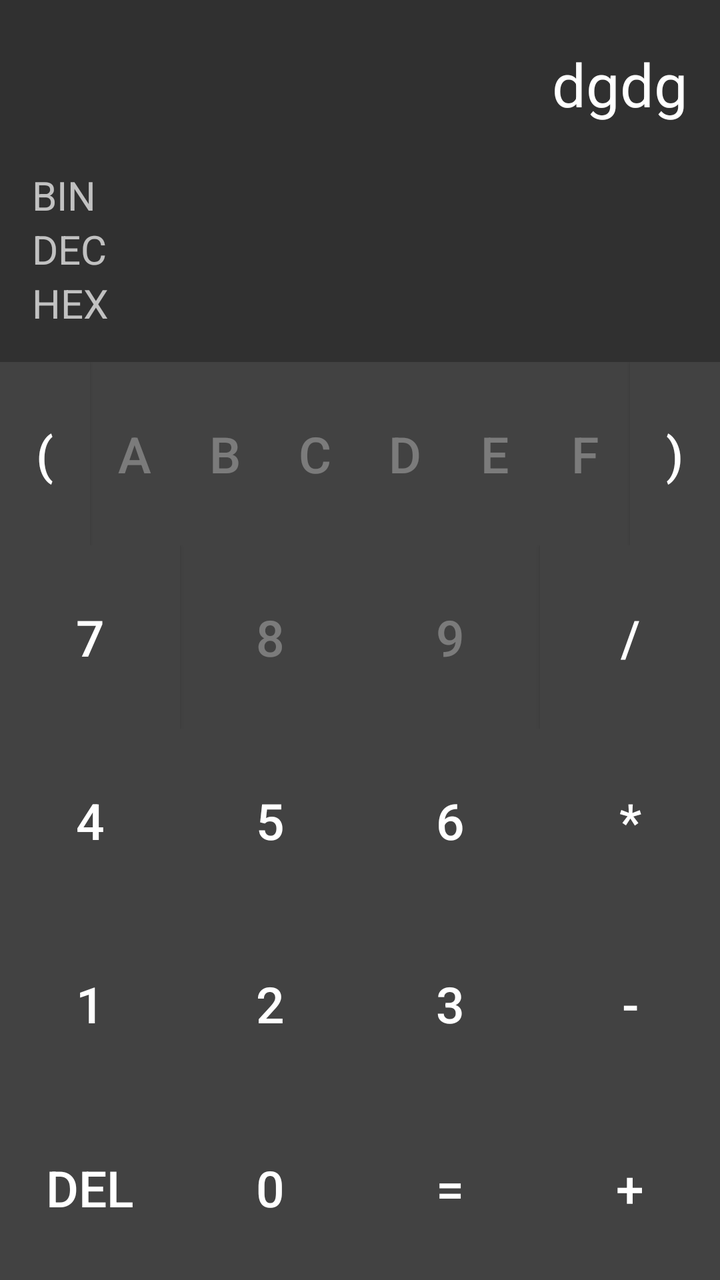
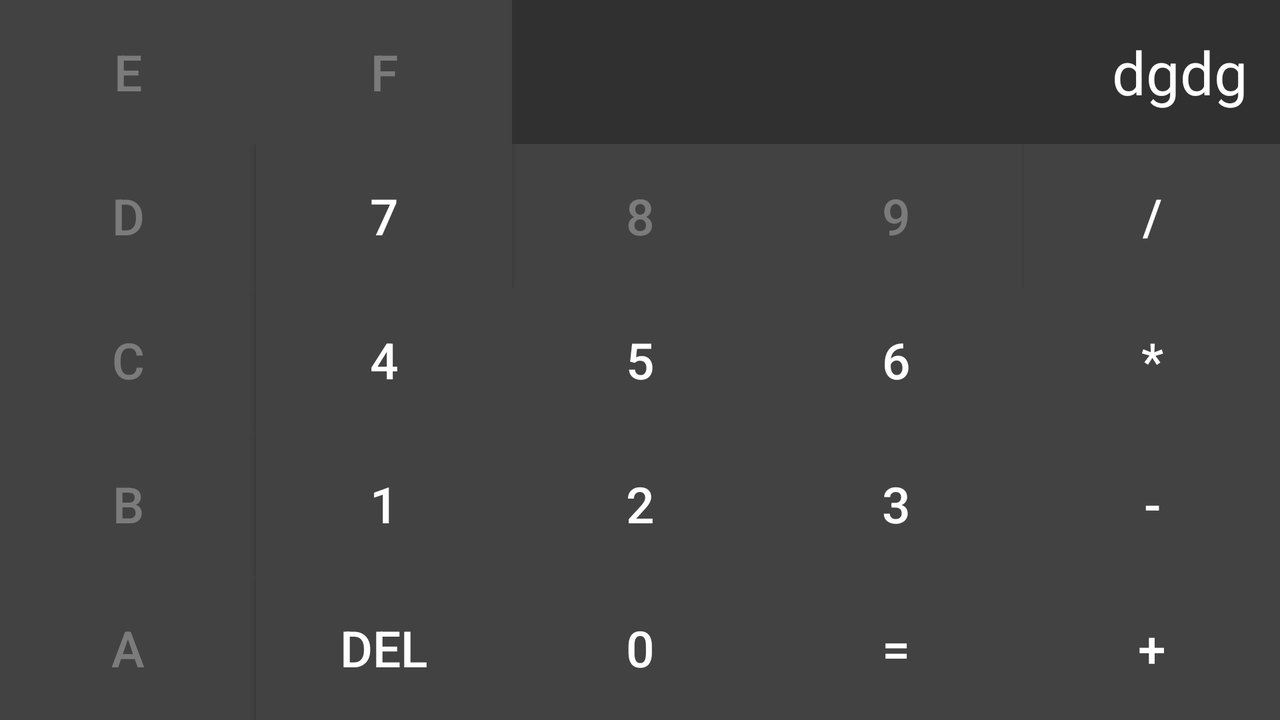

Compare how this app lays out the same screen by default and in its alternative resource folder. The renders come first, then the two layout files and the values they reference.
<!-- AndroidManifest.xml: application theme AppTheme.NoActionBar -->
<!-- res/layout/fragment_layout_program_oct.xml -->
<?xml version="1.0" encoding="utf-8"?>

<LinearLayout xmlns:android="http://schemas.android.com/apk/res/android"
              xmlns:tools="http://schemas.android.com/tools"
              xmlns:app="http://schemas.android.com/apk/res-auto"
              android:orientation="vertical"
              android:layout_width="match_parent"
              android:layout_height="match_parent">

    <LinearLayout
        android:id="@+id/linLayout"
        android:orientation="vertical"
        android:layout_width="match_parent"
        android:layout_height="wrap_content"
        android:layout_weight="1">

        <EditText
            android:inputType="textNoSuggestions"
            android:layout_width="match_parent"
            android:layout_height="wrap_content"
            android:layout_weight="1"
            tools:text="dgdg"
            android:id="@+id/editText"
            android:gravity="end|center_vertical"
            android:textSize="30sp"
            android:paddingRight="16dp"
            android:cursorVisible="false"
            android:focusable="false"
            android:background="@null"
            android:singleLine="true"/>

        <LinearLayout
            android:orientation="horizontal"
            android:layout_width="match_parent"
            android:layout_height="wrap_content">

            <TextView
                android:freezesText="true"
                android:id="@+id/textViewBin"
                android:text="BIN   "
                android:paddingLeft="16dp"
                android:textSize="20sp"
                android:layout_width="wrap_content"
                android:layout_height="wrap_content"/>

            <EditText
                android:id="@+id/editTextBin"
                android:textSize="20sp"
                android:inputType="textNoSuggestions"
                android:layout_width="match_parent"
                android:layout_height="wrap_content"
                android:paddingRight="16dp"
                android:cursorVisible="false"
                android:focusable="false"
                android:background="@null"
                android:singleLine="true"/>

        </LinearLayout>

        <LinearLayout
            android:orientation="horizontal"
            android:layout_width="match_parent"
            android:layout_height="wrap_content">

            <TextView
                android:freezesText="true"
                android:id="@+id/textViewDec"
                android:text="DEC   "
                android:paddingLeft="16dp"
                android:textSize="20sp"
                android:layout_width="wrap_content"
                android:layout_height="wrap_content"/>

            <EditText
                android:id="@+id/editTextDec"
                android:textSize="20sp"
                android:inputType="textNoSuggestions"
                android:layout_width="match_parent"
                android:layout_height="wrap_content"
                android:paddingRight="16dp"
                android:cursorVisible="false"
                android:focusable="false"
                android:background="@null"
                android:singleLine="true"/>

        </LinearLayout>

        <LinearLayout
            android:orientation="horizontal"
            android:layout_width="match_parent"
            android:layout_height="wrap_content">

            <TextView
                android:layout_marginBottom="16dp"
                android:freezesText="true"
                android:id="@+id/textViewHex"
                android:text="HEX   "
                android:paddingLeft="16dp"
                android:textSize="20sp"
                android:layout_width="wrap_content"
                android:layout_height="wrap_content"/>

            <EditText
                android:id="@+id/editTextHex"
                android:textSize="20sp"
                android:inputType="textNoSuggestions"
                android:layout_width="match_parent"
                android:layout_height="wrap_content"
                android:paddingRight="16dp"
                android:cursorVisible="false"
                android:focusable="false"
                android:background="@null"
                android:singleLine="true"/>

        </LinearLayout>

    </LinearLayout>

    <LinearLayout
        android:layout_weight="1"
        android:orientation="horizontal"
        android:layout_width="match_parent"
        android:layout_height="wrap_content">

        <Button
            android:id="@+id/btnOpen"
            android:text="("
            android:layout_weight="1"
            android:textSize="25sp"
            android:layout_width="0dp"
            android:layout_height="match_parent"
            />

        <Button
            android:enabled="false"
            android:id="@+id/btnA"
            android:text="A"
            android:textSize="25sp"
            android:layout_width="0dp"
            android:layout_height="match_parent"
            android:layout_weight="1"/>

        <Button
            android:enabled="false"
            android:id="@+id/btnB"
            android:text="B"
            android:textSize="25sp"
            android:layout_width="0dp"
            android:scrollHorizontally="true"
            android:layout_height="match_parent"
            android:layout_weight="1"/>

        <Button
            android:enabled="false"
            android:id="@+id/btnC"
            android:text="C"
            android:textSize="25sp"
            android:layout_width="0dp"
            android:layout_height="match_parent"
            android:layout_weight="1"/>

        <Button
            android:enabled="false"
            android:id="@+id/btnD"
            android:text="D"
            android:textSize="25sp"
            android:layout_width="0dp"
            android:scrollHorizontally="true"
            android:layout_height="match_parent"
            android:layout_weight="1"/>

        <Button
            android:enabled="false"
            android:id="@+id/btnE"
            android:text="E"
            android:textSize="25sp"
            android:layout_width="0dp"
            android:layout_height="match_parent"
            android:layout_weight="1"/>

        <Button
            android:enabled="false"
            android:layout_weight="1"
            android:layout_width="0dp"
            android:layout_height="match_parent"
            android:text="F"
            android:textSize="25sp"
            android:id="@+id/btnF"/>

        <Button
            android:id="@+id/btnClose"
            android:text=")"
            android:textSize="25sp"
            android:layout_weight="1"
            android:layout_width="0dp"
            android:layout_height="match_parent"
            />

    </LinearLayout>

    <LinearLayout
        android:layout_weight="1"
        android:orientation="horizontal"
        android:layout_width="match_parent"
        android:layout_height="wrap_content">

        <Button

            android:layout_width="wrap_content"
            android:layout_height="match_parent"
            android:layout_weight="1"
            android:id="@+id/btn7"
            android:textSize="25sp"
            android:text="7"/>

        <Button
            android:enabled="false"
            android:layout_width="wrap_content"
            android:layout_height="match_parent"
            android:layout_weight="1"
            android:text="8"
            android:textSize="25sp"
            android:id="@+id/btn8"/>

        <Button
            android:enabled="false"
            android:layout_width="wrap_content"
            android:layout_height="match_parent"
            android:layout_weight="1"
            android:text="9"
            android:textSize="25sp"
            android:id="@+id/btn9"/>
        <Button
            android:textSize="25sp"
            android:layout_width="wrap_content"
            android:layout_weight="1"
            android:layout_height="match_parent"
            android:text="/"
            android:id="@+id/btnDivide"/>

    </LinearLayout>

    <LinearLayout
        android:layout_weight="1"
        android:orientation="horizontal"
        android:layout_width="match_parent"
        android:layout_height="wrap_content">

        <Button

            android:textSize="25sp"
            android:layout_width="wrap_content"
            android:layout_weight="1"
            android:layout_height="match_parent"
            android:id="@+id/btn4"
            android:text="4"/>

        <Button

            android:textSize="25sp"
            android:layout_width="wrap_content"
            android:layout_height="match_parent"
            android:layout_weight="1"
            android:text="5"
            android:id="@+id/btn5"/>

        <Button

            android:textSize="25sp"
            android:layout_width="wrap_content"
            android:layout_weight="1"
            android:layout_height="match_parent"
            android:text="6"
            android:id="@+id/btn6"/>

        <Button
            android:textSize="25sp"
            android:layout_width="wrap_content"
            android:layout_weight="1"
            android:layout_height="match_parent"
            android:text="*"
            android:id="@+id/btnX"/>

    </LinearLayout>

    <LinearLayout
        android:layout_weight="1"
        android:orientation="horizontal"
        android:layout_width="match_parent"
        android:layout_height="wrap_content">

        <Button
            android:textSize="25sp"
            android:layout_width="wrap_content"
            android:layout_height="match_parent"
            android:layout_weight="1"
            android:id="@+id/btn1"
            android:text="1"/>

        <Button

            android:textSize="25sp"
            android:layout_width="wrap_content"
            android:layout_height="match_parent"
            android:layout_weight="1"
            android:text="2"
            android:id="@+id/btn2"/>

        <Button

            android:textSize="25sp"
            android:layout_width="wrap_content"
            android:layout_weight="1"
            android:layout_height="match_parent"
            android:text="3"
            android:id="@+id/btn3"/>

        <Button
            android:textSize="25sp"
            android:layout_width="wrap_content"
            android:layout_weight="1"
            android:layout_height="match_parent"
            android:text="-"
            android:id="@+id/btnMinus"/>

    </LinearLayout>

    <LinearLayout
        android:layout_weight="1"
        android:orientation="horizontal"
        android:layout_width="match_parent"
        android:layout_height="wrap_content">

        <Button
            android:textSize="25sp"
            android:layout_width="wrap_content"
            android:layout_height="match_parent"
            android:layout_weight="1"
            android:id="@+id/btnDel"
            android:text="Del"/>

        <Button
            android:textSize="25sp"
            android:layout_width="wrap_content"
            android:layout_height="match_parent"
            android:layout_weight="1"
            android:text="0"
            android:id="@+id/btn0"/>

        <Button
            android:textSize="25sp"
            android:layout_width="wrap_content"
            android:layout_height="match_parent"
            android:layout_weight="1"
            android:text="="
            android:id="@+id/btnEqual"/>
        <Button
            android:textSize="25sp"
            android:layout_width="wrap_content"
            android:layout_height="match_parent"
            android:layout_weight="1"
            android:text="+"
            android:id="@+id/btnPlus"/>

    </LinearLayout>

</LinearLayout>
<!-- resources referenced by this layout -->
<resources>
  <style name="AppTheme.NoActionBar">
          <item name="windowActionBar">false</item>
          <item name="windowNoTitle">true</item>
      </style>
</resources>
<!-- res/layout-land/fragment_layout_program_oct.xml (the repository's variant of the layout above) -->
<!-- drawn on the phone turned sideways -->
<?xml version="1.0" encoding="utf-8"?>
<LinearLayout xmlns:android="http://schemas.android.com/apk/res/android"
              xmlns:tools="http://schemas.android.com/tools"
              xmlns:app="http://schemas.android.com/apk/res-auto"
              android:orientation="vertical"
              android:layout_width="match_parent"
              android:layout_height="match_parent">

    <LinearLayout
        android:layout_weight="1"
        android:orientation="horizontal"
        android:layout_width="match_parent"
        android:layout_height="wrap_content">

        <Button
            android:enabled="false"
            android:id="@+id/btnE"
            android:text="E"
            android:textSize="25sp"
            android:layout_width="0dp"
            android:layout_height="match_parent"
            android:layout_weight="1"/>

        <Button
            android:enabled="false"
            android:layout_weight="1"
            android:layout_width="0dp"
            android:layout_height="match_parent"
            android:text="F"
            android:textSize="25sp"
            android:id="@+id/btnF"/>

        <EditText
            android:inputType="textNoSuggestions"
            android:layout_width="0dp"
            android:layout_height="match_parent"
            android:layout_weight="3"
            tools:text="dgdg"
            android:id="@+id/editText"
            android:gravity="end|center_vertical"
            android:textSize="30sp"
            android:paddingRight="16dp"
            android:cursorVisible="false"
            android:focusable="false"
            android:background="@null"
            android:singleLine="true"/>

    </LinearLayout>

    <LinearLayout
        android:layout_weight="1"
        android:orientation="horizontal"
        android:layout_width="match_parent"
        android:layout_height="wrap_content">

        <Button
            android:enabled="false"
            android:id="@+id/btnD"
            android:text="D"
            android:textSize="25sp"
            android:layout_width="wrap_content"
            android:scrollHorizontally="true"
            android:layout_height="match_parent"
            android:layout_weight="1"/>

        <Button

            android:layout_width="wrap_content"
            android:layout_height="match_parent"
            android:layout_weight="1"
            android:id="@+id/btn7"
            android:textSize="25sp"
            android:text="7"/>

        <Button
            android:enabled="false"
            android:layout_width="wrap_content"
            android:layout_height="match_parent"
            android:layout_weight="1"
            android:text="8"
            android:textSize="25sp"
            android:id="@+id/btn8"/>

        <Button
            android:enabled="false"
            android:layout_width="wrap_content"
            android:layout_height="match_parent"
            android:layout_weight="1"
            android:text="9"
            android:textSize="25sp"
            android:id="@+id/btn9"/>
        <Button
            android:textSize="25sp"
            android:layout_width="wrap_content"
            android:layout_weight="1"
            android:layout_height="match_parent"
            android:text="/"
            android:id="@+id/btnDivide"/>

    </LinearLayout>

    <LinearLayout
        android:layout_weight="1"
        android:orientation="horizontal"
        android:layout_width="match_parent"
        android:layout_height="wrap_content">

        <Button
            android:enabled="false"
            android:id="@+id/btnC"
            android:text="C"
            android:textSize="25sp"
            android:layout_width="wrap_content"
            android:layout_height="match_parent"
            android:layout_weight="1"/>

        <Button

            android:textSize="25sp"
            android:layout_width="wrap_content"
            android:layout_weight="1"
            android:layout_height="match_parent"
            android:id="@+id/btn4"
            android:text="4"/>

        <Button

            android:textSize="25sp"
            android:layout_width="wrap_content"
            android:layout_height="match_parent"
            android:layout_weight="1"
            android:text="5"
            android:id="@+id/btn5"/>

        <Button

            android:textSize="25sp"
            android:layout_width="wrap_content"
            android:layout_weight="1"
            android:layout_height="match_parent"
            android:text="6"
            android:id="@+id/btn6"/>

        <Button
            android:textSize="25sp"
            android:layout_width="wrap_content"
            android:layout_weight="1"
            android:layout_height="match_parent"
            android:text="*"
            android:id="@+id/btnX"/>

    </LinearLayout>

    <LinearLayout
        android:layout_weight="1"
        android:orientation="horizontal"
        android:layout_width="match_parent"
        android:layout_height="wrap_content">

        <Button
            android:enabled="false"
            android:id="@+id/btnB"
            android:text="B"
            android:textSize="25sp"
            android:layout_width="wrap_content"
            android:scrollHorizontally="true"
            android:layout_height="match_parent"
            android:layout_weight="1"/>

        <Button
            android:textSize="25sp"
            android:layout_width="wrap_content"
            android:layout_height="match_parent"
            android:layout_weight="1"
            android:id="@+id/btn1"
            android:text="1"/>

        <Button

            android:textSize="25sp"
            android:layout_width="wrap_content"
            android:layout_height="match_parent"
            android:layout_weight="1"
            android:text="2"
            android:id="@+id/btn2"/>

        <Button

            android:textSize="25sp"
            android:layout_width="wrap_content"
            android:layout_weight="1"
            android:layout_height="match_parent"
            android:text="3"
            android:id="@+id/btn3"/>

        <Button
            android:textSize="25sp"
            android:layout_width="wrap_content"
            android:layout_weight="1"
            android:layout_height="match_parent"
            android:text="-"
            android:id="@+id/btnMinus"/>

    </LinearLayout>

    <LinearLayout
        android:layout_weight="1"
        android:orientation="horizontal"
        android:layout_width="match_parent"
        android:layout_height="wrap_content">

        <Button
            android:enabled="false"
            android:id="@+id/btnA"
            android:text="A"
            android:textSize="25sp"
            android:layout_width="wrap_content"
            android:layout_height="match_parent"
            android:layout_weight="1"/>

        <Button
            android:textSize="25sp"
            android:layout_width="wrap_content"
            android:layout_height="match_parent"
            android:layout_weight="1"
            android:id="@+id/btnDel"
            android:text="Del"/>

        <Button
            android:textSize="25sp"
            android:layout_width="wrap_content"
            android:layout_height="match_parent"
            android:layout_weight="1"
            android:text="0"
            android:id="@+id/btn0"/>

        <Button
            android:textSize="25sp"
            android:layout_width="wrap_content"
            android:layout_height="match_parent"
            android:layout_weight="1"
            android:text="="
            android:id="@+id/btnEqual"/>
        <Button
            android:textSize="25sp"
            android:layout_width="wrap_content"
            android:layout_height="match_parent"
            android:layout_weight="1"
            android:text="+"
            android:id="@+id/btnPlus"/>

    </LinearLayout>

</LinearLayout>
